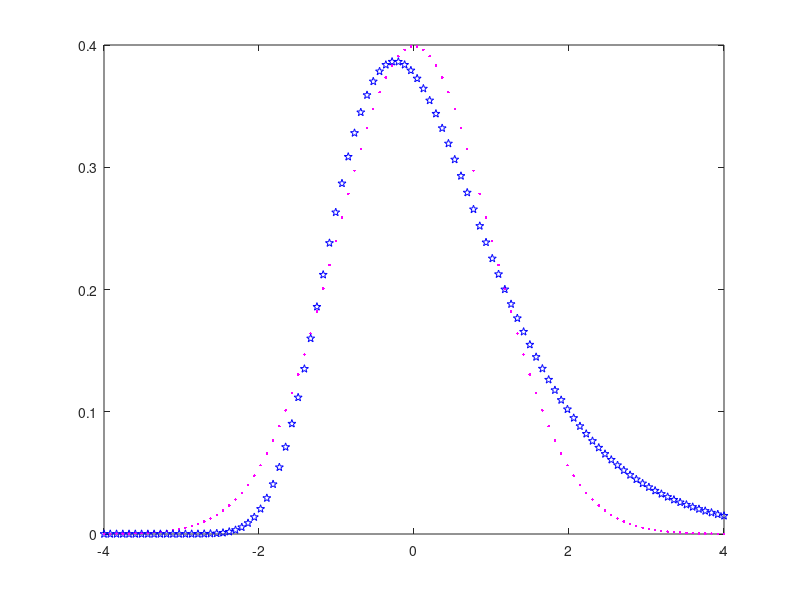

The MATLAB script that drew this image: (Note: this script raises an error after producing the figure.)
t = linspace(-4,4);
y = 1/sqrt(2*pi)*exp(-t.^2/2);
plot(y)
plot(y,'.')
plot(t,y,'.')
fun = @(x)x(1)*exp(-t).*exp(-exp(-(t-x(2)))) - y;
lb = [1/2,-1]; % lower bound for x1 and x2; same for the following parameters
ub = [3/2,3];
x0 = [1/2,0];
x = lsqnonlin(fun,x0,lb,ub)
plot(t,y,'r-',t,fun(x)+y,'b-')
xlabel('t')
legend('Normal density','Fitted function')
plot(t,y,'r.',t,fun(x)+y,'b-')
plot(t,y,'y.',t,fun(x)+y,'b-')
plot(t,y,'v.',t,fun(x)+y,'b-')
plot(t,y,'m.',t,fun(x)+y,'b-')
plot(t,y,'m.',t,fun(x)+y,'bp')
p
plot(t,y,'mp',t,fun(x)+y,'bp')
plot(t,y,'mp',t,fun(x)+y,'bh')
grid on
legend('pseudo data','fit')
plot(t,y,'mp',t,fun(x)+y,'bh',t,y,'-')
legend('pseudo data','fit')
